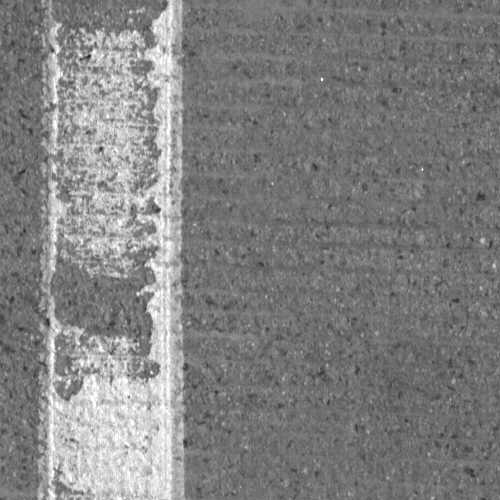
//> input picture test1.jpg, 500 x 500 px
$ ./Main   (built with g++ and OpenCV 4)
//> lines starting //> are read from the running program, lines starting //| are printed output that depends on the picture
### panorama/Main.h
#pragma once
#include <iostream>
#include <opencv2/opencv.hpp>

class Paranoma
{
private:
	std::vector<cv::KeyPoint> keypoints1;
	std::vector<cv::KeyPoint> keypoints2;
	cv::Mat descriptors1;
	cv::Mat descriptors2;

	cv::Ptr<cv::DescriptorMatcher> matcher;
	cv::Ptr<cv::Feature2D> featureDetector;
	std::vector<std::vector<cv::DMatch>> matches;
	std::vector<cv::DMatch> good_matches;
	std::vector<cv::DMatch> match1;
	std::vector<cv::DMatch> match2;

	std::vector<cv::Point2f> src_pts;
	std::vector<cv::Point2f> dst_pts;
	int match_count = 10;

public:
	cv::Mat warp_images(cv::Mat& img1, cv::Mat& img2, cv::Mat HMatrix);
	bool stitching_images(cv::Mat& img1, cv::Mat& img2, const int match_count=10, const std::string descriptor="sift");
	bool detect_descriptor(cv::Mat& img1, cv::Mat& img2, const std::string descriptor="sift");
};

### panorama/Main.cpp
#include "Main.h"

cv::Mat Paranoma::warp_images(cv::Mat& img1, cv::Mat& img2, cv::Mat H)
{
	int rows1 = img1.rows;
	int cols1 = img1.cols;
	int rows2 = img2.rows;
	int cols2 = img2.cols;

    cv::Mat list_of_points1 = (cv::Mat_<float>(4, 2) << 0, 0, 0, rows1, cols1, rows1, cols1, 0);
    cv::Mat temp_points = (cv::Mat_<float>(4, 2) << 0, 0, 0, rows2, cols2, rows2, cols2, 0);
	temp_points = temp_points.reshape(2);
    cv::Mat list_of_points2(4, 1, CV_32F);

	cv::perspectiveTransform(temp_points, list_of_points2, H);
	list_of_points1 = list_of_points1.reshape(2);

    cv::Mat list_of_points;
    cv::vconcat(list_of_points1, list_of_points2, list_of_points);

    cv::Point2f min_point = cv::Point2f(std::numeric_limits<float>::max(), std::numeric_limits<float>::max());
    cv::Point2f max_point = cv::Point2f(std::numeric_limits<float>::lowest(), std::numeric_limits<float>::lowest());
    for (int i = 0; i < list_of_points.rows; i++)
    {
        cv::Point2f point = list_of_points.at<cv::Point2f>(i, 0);
        min_point.x = std::min(min_point.x, point.x);
        min_point.y = std::min(min_point.y, point.y);
        max_point.x = std::max(max_point.x, point.x);
        max_point.y = std::max(max_point.y, point.y);
    }

    cv::Point2f translation_dist(-min_point.x, -min_point.y);

    cv::Mat H_translation = (cv::Mat_<double>(3, 3) << 1, 0, translation_dist.x, 0, 1, translation_dist.y, 0, 0, 1);

    cv::Mat output_img;
    cv::warpPerspective(img1, output_img, H_translation * H, cv::Size(max_point.x - min_point.x, max_point.y - min_point.y));

    cv::Rect roi(cv::Point2i(translation_dist.x, translation_dist.y), img2.size());
    img2.copyTo(output_img(roi));

    return output_img;
}

bool Paranoma::detect_descriptor(cv::Mat& img1, cv::Mat& img2, const std::string descriptor)
{
    // ORB Descriptor
    if (descriptor == "orb")
    {
        featureDetector = cv::ORB::create();
		matcher = cv::BFMatcher::create(cv::NORM_HAMMING);
    }
    // AKAZE Descriptor
	else if (descriptor == "akaze")
	{
        featureDetector = cv::AKAZE::create();
        matcher = cv::BFMatcher::create();
	}
	// SIFT Descriptor
	else
    {

    }
    featureDetector->detectAndCompute(img1, cv::noArray(), keypoints1, descriptors1);
    featureDetector->detectAndCompute(img2, cv::noArray(), keypoints2, descriptors2);
	return true;
}

bool Paranoma::stitching_images(cv::Mat& img1, cv::Mat& img2, const int match_count, const std::string descriptor)
{
	if (img1.empty() || img2.empty())
	{
		return false;
	}

	detect_descriptor(img1, img2, descriptor);
	matcher->knnMatch(descriptors1, descriptors2, matches, 2);

	// Normal matcher
	//matcher->match(descriptors1, descriptors2, matches);
	//std::sort(matches.begin(), matches.end());
	//std::vector<cv::DMatch> good_matches(matches.begin(), matches.begin() + 50);

	for (const std::vector<cv::DMatch>& m : matches)
	{
		if (m[0].distance < 0.75 * m[1].distance)
		{
			good_matches.push_back(m[0]);
		}
	}

	if (good_matches.size() > 0)
	{
		for (const cv::DMatch& gm : good_matches)
		{
			src_pts.push_back(keypoints1[gm.queryIdx].pt);
			dst_pts.push_back(keypoints2[gm.trainIdx].pt);
		}
		cv::Mat H = cv::findHomography(src_pts, dst_pts, cv::RANSAC, 5.0);
		cv::Mat result_img = warp_images(img1, img2, H);
		cv::imwrite("D:/result.jpg", result_img);

		//cv::imshow("result", result_img);
        //cv::waitKey();
        //cv::destroyAllWindows();
		return true;
	}
	return false;
}

void main()
{
	cv::Mat img1, img2;
	img1 = cv::imread("D:/test1.jpg", cv::IMREAD_GRAYSCALE);
//> img1 is the input picture: 500 rows x 500 cols, CV_8UC1; min 34, max 255, mean 128.5
	img2 = cv::imread("D:/test2.jpg", cv::IMREAD_GRAYSCALE);
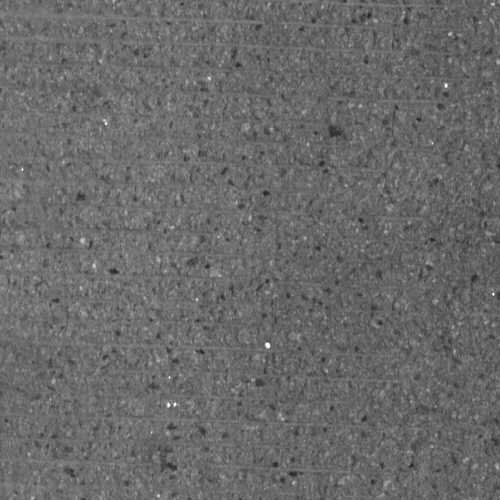
//> input picture test2.jpg, 500 x 500 px
//> img2 is the input picture: 500 rows x 500 cols, CV_8UC1; min 30, max 255, mean 105.6

	Paranoma P;
	P.stitching_images(img1, img2, 10, "akaze");
//> in detect_descriptor, `featureDetector->detectAndCompute(img1, cv::noArray(), keypoints1, des..`: keypoints1 = 704 keypoints; strongest (x, y, size): (154, 209, 8.1), (153, 208, 11.4), (156, 210, 5.7), (151, 228, 8.1)
//> in detect_descriptor, `featureDetector->detectAndCompute(img2, cv::noArray(), keypoints2, des..`: keypoints2 = 137 keypoints; strongest (x, y, size): (267, 345, 4.8), (446, 85, 4.8), (168, 404, 4.8), (113, 271, 5.7)
//> in stitching_images, `matcher->knnMatch(descriptors1, descriptors2, matches, 2);`: matches = 704 matches
//> the loop in stitching_images, `for (const cv::DMatch& gm : good_matches)` made 6 passes
//> in stitching_images, `cv::Mat H = cv::findHomography(src_pts, dst_pts, cv::RANSAC, 5.0);`: H = [[1, 1.53e-08, -400], [4.91e-06, 1, -0.00231], [1.68e-08, 7.42e-10, 1]]
//> in warp_images, `cv::perspectiveTransform(temp_points, list_of_points2, H);`: list_of_points2 = [[-400, -0.00231], [-400, 500], [100, 500], [100, 0.000146]]
//> in warp_images, `cv::vconcat(list_of_points1, list_of_points2, list_of_points);`: list_of_points = [[0, 0], [0, 500], [500, 500], [500, 0], [-400, -0.00231], [-400, 500], [100, 500], [100, 0.000146]]
//> the loop in warp_images, `for (int i = 0; i < list_of_points.rows; i++)` made 8 passes
//> in warp_images, `cv::Point2f translation_dist(-min_point.x, -min_point.y);`: translation_dist = Point(400, 0.00231)
//> in warp_images, `cv::Mat H_translation = (cv::Mat_<double>(3, 3) << 1, 0, translation_d..`: H_translation = [[1, 0, 400], [0, 1, 0.00231], [0, 0, 1]]
//> in warp_images, `cv::warpPerspective(img1, output_img, H_translation * H, cv::Size(max_..`:
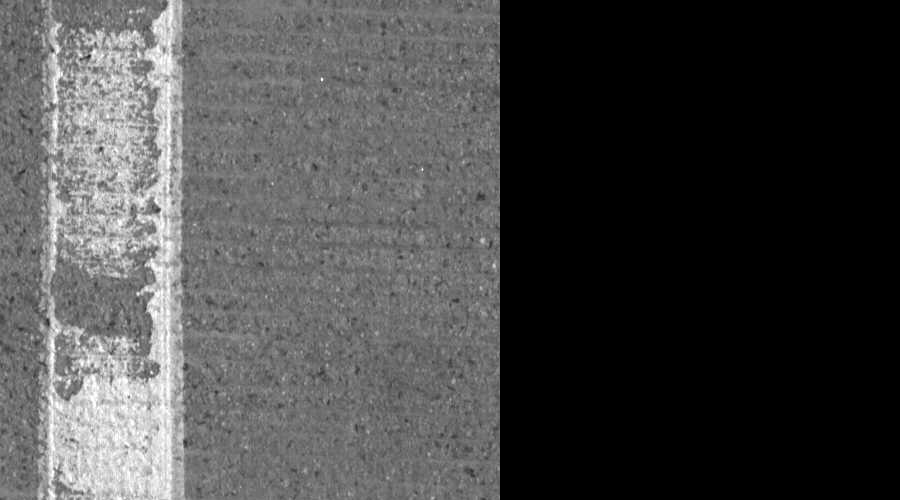
//> output_img: 500 rows x 900 cols, CV_8UC1; min 0, max 255, mean 71.4
//> in warp_images, `cv::Rect roi(cv::Point2i(translation_dist.x, translation_dist.y), img2..`: roi = Rect(400, 0, 500, 500)
//> in warp_images, `img2.copyTo(output_img(roi));`:
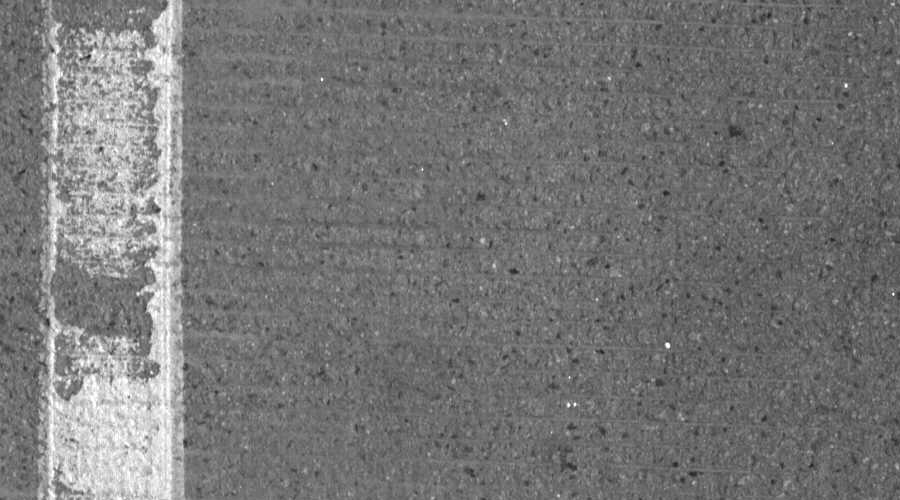
//> output_img: 500 rows x 900 cols, CV_8UC1; min 30, max 255, mean 117.8
	//P.stitching_images(img1, img2, 10, "orb");
}
